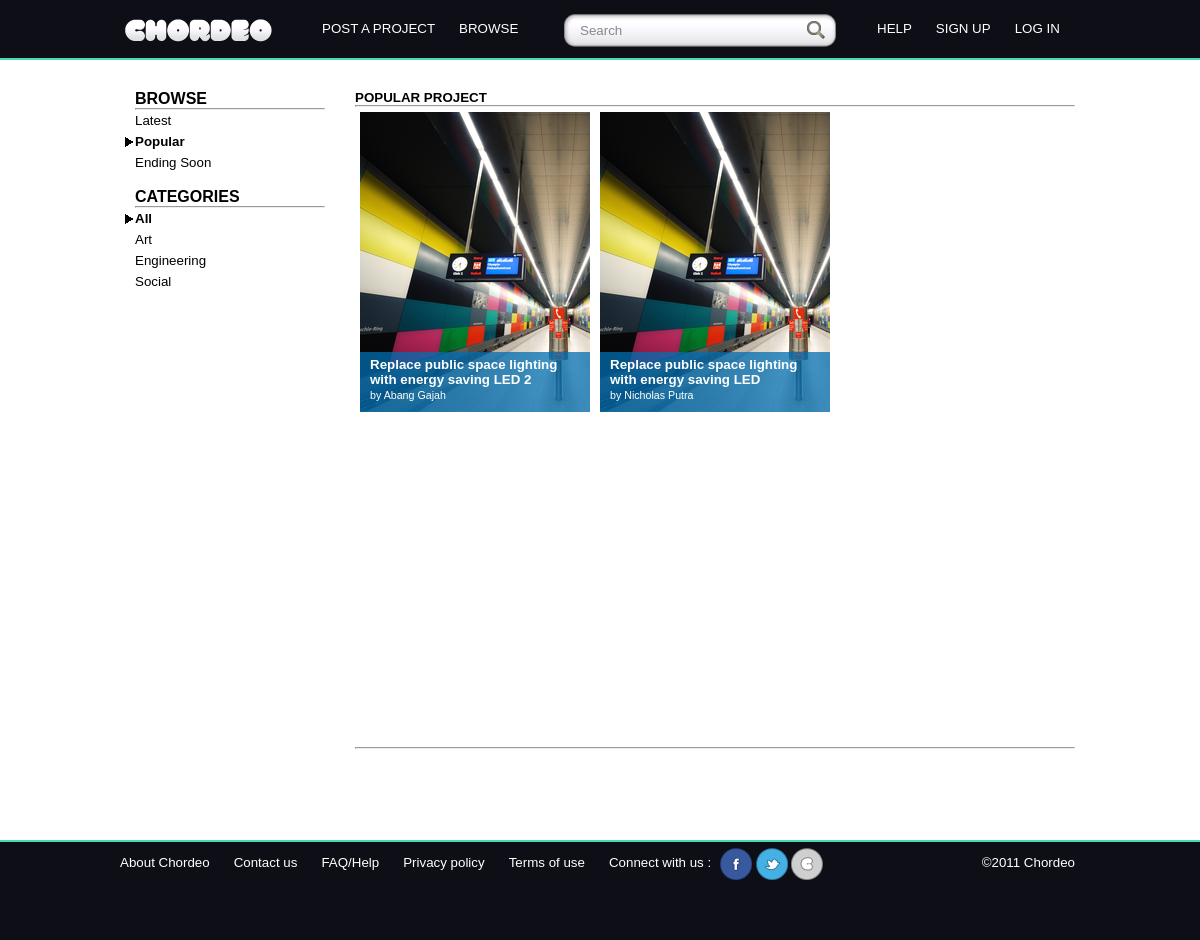
The app's page /project/browse/popular/all with its own data.
### tables this page shows
CREATE TABLE IF NOT EXISTS `ch_project` (
  `project_id` int(3) NOT NULL AUTO_INCREMENT,
  `project_name` varchar(100) NOT NULL,
  `pending_summary` text NOT NULL,
  `project_location` varchar(100) NOT NULL,
  `project_detail` text NOT NULL,
  `category` varchar(20) NOT NULL,
  `amount_funding` int(10) NOT NULL,
  `funding_duration` int(10) NOT NULL,
  `project_reward` varchar(30) NOT NULL,
  `funding_status` varchar(30) NOT NULL,
  `project_time` timestamp NOT NULL DEFAULT CURRENT_TIMESTAMP ON UPDATE CURRENT_TIMESTAMP,
  `project_status` varchar(20) NOT NULL,
  `project_image` varchar(45) DEFAULT NULL,
  `project_video` varchar(45) DEFAULT NULL,
  `project_home` text,
  `project_update` text,
  `project_user_id` int(5) NOT NULL,
  `featured` int(1) NOT NULL,
  PRIMARY KEY (`project_id`),
  KEY `fk_ch_project_ch_user` (`project_user_id`)
);

CREATE TABLE IF NOT EXISTS `ch_user` (
  `user_id` int(5) NOT NULL AUTO_INCREMENT,
  `avatar` varchar(100) DEFAULT 'profile.png',
  `username` varchar(50) NOT NULL,
  `email` varchar(50) NOT NULL,
  `name` varchar(100) NOT NULL,
  `bio` text,
  `website` varchar(30) NOT NULL,
  `location` varchar(50) DEFAULT NULL,
  `password` varchar(50) NOT NULL,
  `type` varchar(20) NOT NULL DEFAULT 'user',
  PRIMARY KEY (`user_id`)
);

### application/controllers/project.php (called while the page is built, shortened)
<?php if ( ! defined('BASEPATH')) exit('No direct script access allowed');
class Project extends CI_Controller {
    function browse($var="latest",$cat="all")
    {
        if($this->uri->segment(3)==NULL)
        {
            $v="latest";
        } else
            {
            $v=$this->uri->segment(3);
        }
        if($this->uri->segment(4)==NULL)
        {
            $c="all";
        } else
            {
            $c=$this->uri->segment(4);
        }
        $data['title']='Browse Project';
        $data['browse_link']=$this->viewloader->browse_link($var,$c);
        $data['categories']=$this->viewloader->menu_cat($cat);
        $data['pagination']=$this->viewloader->browse_pagination($v,$cat);
        $data['site']=$this->projectmodel->browse_project($var);
        $data['headproject']=$this->viewloader->head_project();
        $data['headcat']=$this->viewloader->head_cat();
        $this->projectmodel->template2($data,"chbrowse");
    }
}

### index.php (called while the page is built, shortened)
<?php
require_once BASEPATH.'core/CodeIgniter.php';

### application/models/projectmodel.php (the view, shortened to what this page needs)
<?php if ( ! defined('BASEPATH')) exit('No direct script access allowed');
class Projectmodel extends CI_Model {
    function browse_project()
    {
        $rs = '';
        if($this->uri->segment(5)==NULL)
            {
                $offset=0;
            } else
            {
                $offset=$this->uri->segment(5);
            }
        $limit=2;
        $cat = $this->uri->segment(4);
        if($cat=="all")
        {
            $q=$this->db->get_where("ch_project",array("project_status"=>"true"),$limit,$offset);
        } else {
            $q=$this->db->get_where("ch_project",array("project_status"=>"true","category"=>$cat),$limit,$offset);
        }
        foreach($q->result_array() as $row)
        {
            $s=$this->db->get_where("ch_user",array("user_id"=>$row['project_user_id']));
            $user=$s->row();
            $rs .= '
                <script type="text/javascript">
                    $(document).ready(function(){
                            $("#pitch_'.$row["project_id"].'").mouseover(function(){
                                    $("#pitch_description_'.$row["project_id"].'").animate({top:"0px"},"fast");
                                    $("#pitch_background_'.$row["project_id"].'").animate({top:"0px"},"fast");
                            });
                            $("#pitch_'.$row["project_id"].'").mouseleave(function(){
                                    $("#pitch_description_'.$row["project_id"].'").animate({top:"240px"},"fast");
                                    $("#pitch_background_'.$row["project_id"].'").animate({top:"240px"},"fast");
                            });
                    });
                </script>
                <div class="pitch_container" id="pitch_'.$row["project_id"].'">
                    <img src="assets/images/project/'.$row["project_image"].'" width="230" height="300" />
                  <div class="pitch_background" id="pitch_background_'.$row["project_id"].'">  </div>
                  <div class="pitch_description" id="pitch_description_'.$row["project_id"].'"><strong><a href="project/projectdetail/id/'.$row["project_id"].'">'.$row["project_name"].'</a></strong><br/>
                    <div class="pitch_description_creator">by '.$user->name.'</div>
                    <div class="pitch_description_content">'.$row["project_detail"].'
                      </div>
                    <div class="pitch_amount_funded"><strong>Rp '.number_format($row["amount_funding"],2,",",".").'</strong> Needed </div>
                    <div class="pitch_progressbar_funded"><div style="height:100%;width:'.$row["funding_status"].'%;background-color:#FFF"></div></div>
                    <div class="pitch_progress_funded" style=""><strong>'.$row["funding_status"].'%</strong> Funded
                      <span style="font-size:11pt; text-align:right"><strong>30</strong> Days Left</span></div>
                  </div>
                </div>';
        }
        return $rs;
    }
}

### assets/css/style.css (style rules this page uses)
body { margin: 0; font-family: Helvetica, Arial, sans-serif; font-size: 10pt; }
img { border: none; margin: 0; padding: 0; }
a { text-decoration: none; outline: none; color:#09F; }
.pitch_container { position: relative; height: 300px; width: 230px; margin: 5px; overflow: hidden; float:left; }
.pitch_container a { color:#FFFFFF; }
.pitch_background { background-color: #006eb2; opacity: 1; position: absolute; width: 210px; top: 240px; height: 100%; cursor: pointer; padding-top: 5px; padding-right: 10px; padding-bottom: 5px; padding-left: 10px; opacity: 0.75; }
.pitch_description { background-color: transparent; font-family: Helvetica, Arial, sans-serif; font-size: 10pt; color: #FFF; position: absolute; width: 210px; top: 240px; height: 100%; cursor: pointer; padding-top: 5px; padding-right: 10px; padding-bottom: 5px; padding-left: 10px; opacity: 1; }
.pitch_description_creator { font-size: 8pt; padding-top: 2px; }
.pitch_description_content { font-size: 10pt; padding-top: 10px; height: 175px; width: 210px; }

### records on screen
ch_project: project_image (picture), project_name "Replace public space lighting with energy saving LED 2", ch_user.name "Abang Gajah"
ch_project: project_image (picture), project_name "Replace public space lighting with energy saving LED", ch_user.name "Nicholas Putra"

### other values on screen
$headproject "POPULAR PROJECT"
